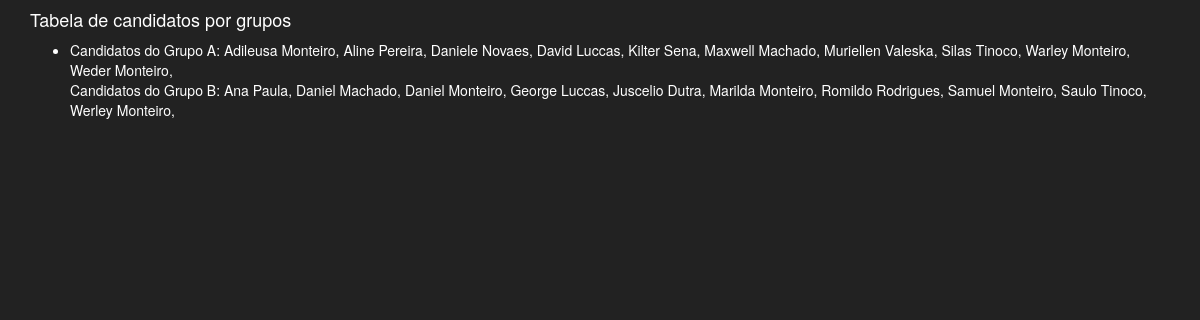
The app's page /gerargrupos.php with its own data.
### tables this page shows
CREATE TABLE IF NOT EXISTS `tb_grupos` (
  `idGrupos` int(11) NOT NULL AUTO_INCREMENT,
  `idCandidatos` int(11) NOT NULL,
  `grupo` varchar(1) NOT NULL,
  PRIMARY KEY (`idGrupos`),
  KEY `idCandidatos` (`idCandidatos`)
);

CREATE TABLE IF NOT EXISTS `tb_candidatos` (
  `idCandidatos` int(11) NOT NULL AUTO_INCREMENT,
  `nome` varchar(50) NOT NULL,
  `idade` int(2) NOT NULL,
  `imagem` varchar(50) NOT NULL,
  `data` timestamp NOT NULL,
  `situacao` int(1) NOT NULL,
  PRIMARY KEY (`idCandidatos`)
);

### gerargrupos.php (the view, shortened to what this page needs)
<!DOCTYPE html>
<?php include_once 'conn.php'; ?>
<html lang="en">
  <head>
    <link href="css/bootstrap.min.css" rel="stylesheet">
    <link href="css/style.css" rel="stylesheet">
	<link href="css/font-awesome.css" rel="stylesheet" type="text/css">
  </head>
  <body>
<div class="container">
	<h4>Tabela de candidatos por grupos</h4>
	<ul>
		<li>
		<?php
			$grupoA  = $pdo->query('SELECT g.idGrupos, g.idCandidatos, g.grupo, c.idCandidatos, c.nome FROM
										tb_grupos g INNER JOIN tb_candidatos c ON g.idCandidatos = c.idCandidatos WHERE grupo = \'A\' ORDER BY c.nome ASC') OR die(implode('', $pdo->errorInfo()));
			echo "Candidatos do Grupo A: ";
			while ($row = $grupoA->fetch(PDO::FETCH_ASSOC)) {
				echo $row['nome'].", ";
			}
			$grupoB  = $pdo->query('SELECT g.idGrupos, g.idCandidatos, g.grupo, c.idCandidatos, c.nome FROM
										tb_grupos g INNER JOIN tb_candidatos c ON g.idCandidatos = c.idCandidatos WHERE grupo = \'B\' ORDER BY c.nome ASC') OR die(implode('', $pdo->errorInfo()));
			echo "<br />Candidatos do Grupo B: ";
			while ($row = $grupoB->fetch(PDO::FETCH_ASSOC)) {
				echo $row['nome'].", ";
			}
		?>
		</li>
	</ul>
</div>
  </body>
</html>

### css/style.css (style rules this page uses)
body { height:100%; background:#222; color:#fff; width:100%; }

### records on screen
tb_grupos: idCandidatos.nome "Adileusa Monteiro"
tb_grupos: idCandidatos.nome "Aline Pereira"
tb_grupos: idCandidatos.nome "Daniele Novaes"
tb_grupos: idCandidatos.nome "David Luccas"
tb_grupos: idCandidatos.nome "Kilter Sena"
tb_grupos: idCandidatos.nome "Maxwell Machado"
tb_grupos: idCandidatos.nome "Muriellen Valeska"
tb_grupos: idCandidatos.nome "Silas Tinoco"
tb_grupos: idCandidatos.nome "Warley Monteiro"
tb_grupos: idCandidatos.nome "Weder Monteiro"
tb_grupos: idCandidatos.nome "Ana Paula"
tb_grupos: idCandidatos.nome "Daniel Machado"
tb_grupos: idCandidatos.nome "Daniel Monteiro"
tb_grupos: idCandidatos.nome "George Luccas"
tb_grupos: idCandidatos.nome "Juscelio Dutra"
tb_grupos: idCandidatos.nome "Marilda Monteiro"
tb_grupos: idCandidatos.nome "Romildo Rodrigues"
tb_grupos: idCandidatos.nome "Samuel Monteiro"
tb_grupos: idCandidatos.nome "Saulo Tinoco"
tb_grupos: idCandidatos.nome "Werley Monteiro"
